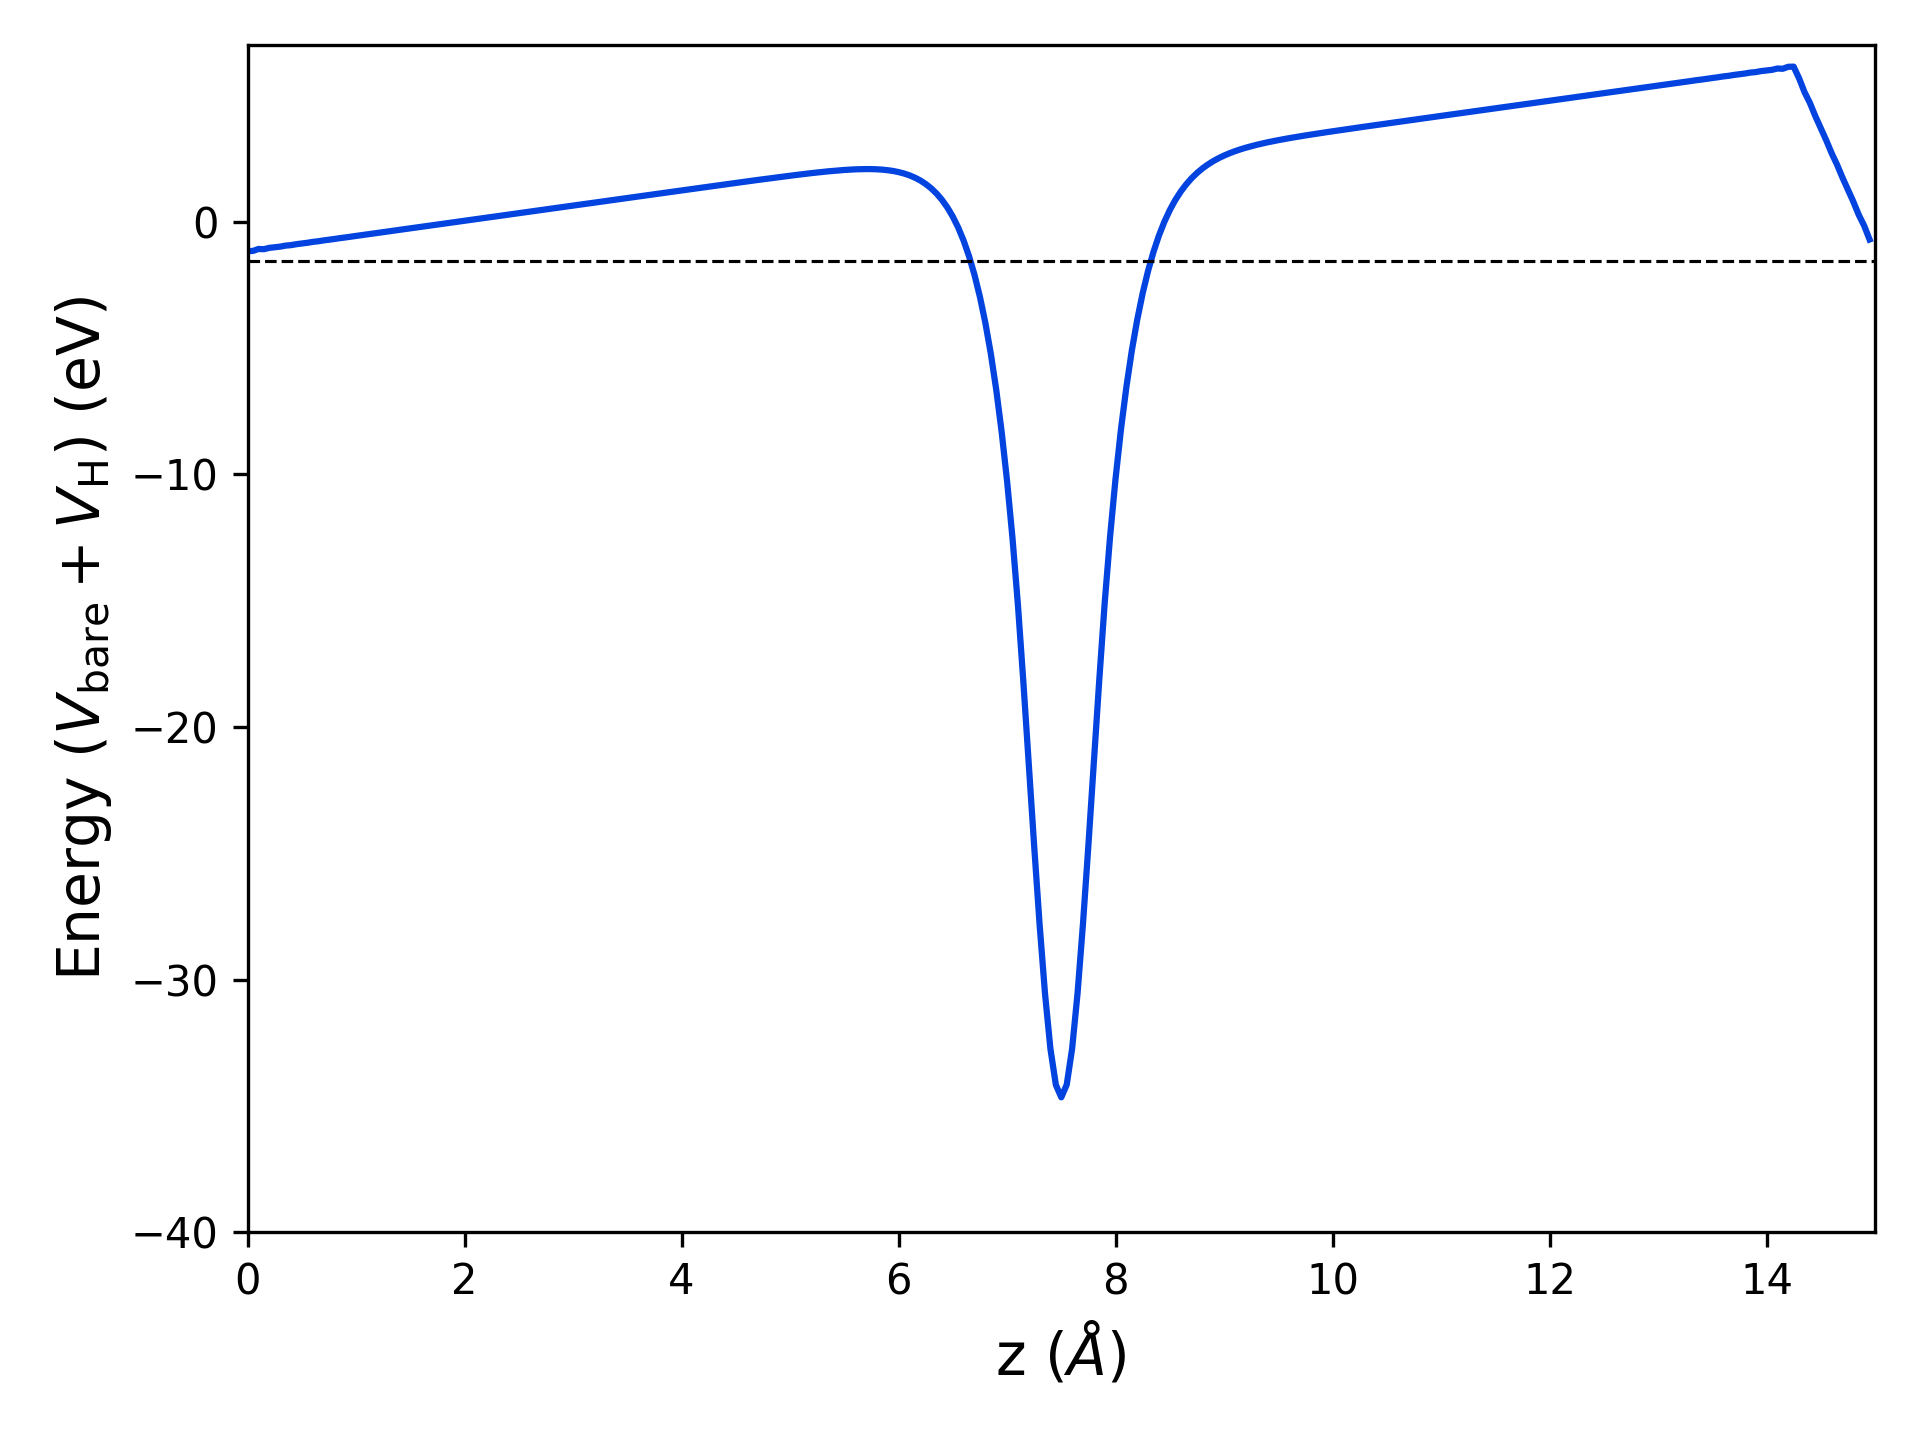

This chart was generated by the following Python code:
import matplotlib.pyplot as plt
import numpy as np

# Load data
z, V = np.loadtxt('avg.dat', usecols=(0,1), unpack=True)

au2a = 0.529177249 # Convert a.u. to Angstrom
ry2ev = 13.605698066 # Convert Ry to eV


plt.plot(z*au2a, V*ry2ev, c='xkcd:blue')

#plt.plot(z*au2a, V, c='xkcd:blue')

# Plot a dashed line at zero
plt.axhline(-1.53843497, linestyle='--', linewidth=0.75, color='xkcd:black')

plt.xlim(0, 15)
plt.ylim(-40, 7)

#plt.ylim(-4, 4)

plt.xlabel('z ($\\AA$)', fontsize=14)
plt.ylabel(r'Energy ($V_{\mathrm{bare}} + V_{\mathrm{H}}$) (eV)', fontsize=14)

#plt.ylabel(r'Energy ($V_{\mathrm{bare}} + V_{\mathrm{H}}$) (Ry)', fontsize=14)

plt.tight_layout()
plt.savefig('potential.png', dpi=300)
